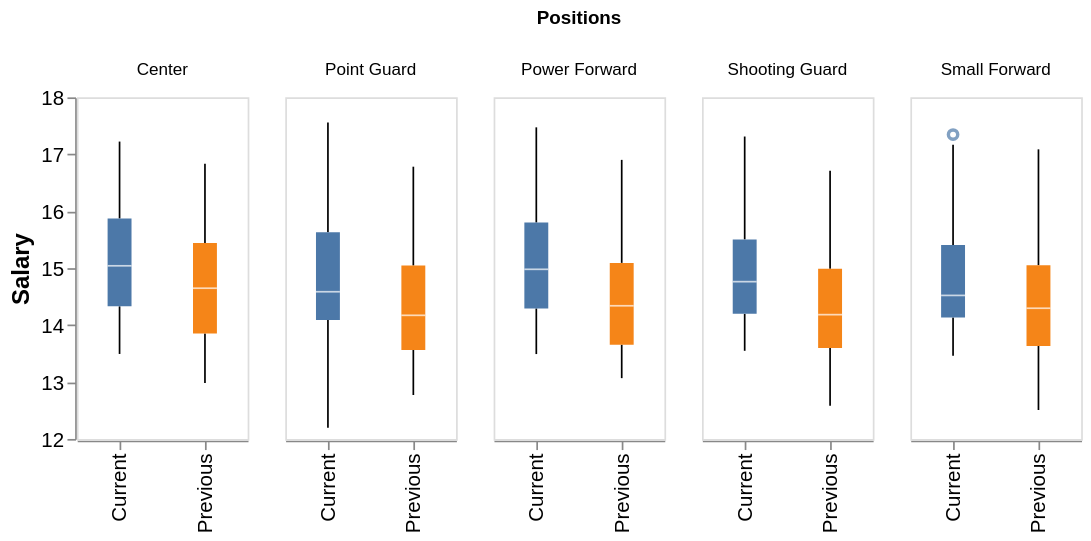

Notebook source saved alongside this figure:
### Markdown cell above
An additional plot that is useful for Exploratory Data Analysis (EDA) is the box & whisker plot. The shape of this box plot shows the distribution of the data and any outliers therein. The center line of the box shows the median value for that box and we can notice that every player position in the Current Era has a higher median compared to the Previous Era. Additionally, for the Small Forward position, we see that in the Current Era, since the median line is closer to the bottom of the box the data is positively skewed (or skewed right) and the cirlce at the top indicates that there is an outlier. The length of the whiskers also indicate the skewness of the data and it can be observed that except for the Point Guard position in the Current Era, every whisker at the top of the box plot have a longer length. This indicates that the data is positively skewed as well.

### Code cell
# Code to plot a Box * Whisker plot

charts = alt.Chart(df_grouped).mark_boxplot().encode(
    x=alt.X('Era:N', title=None),
    y=alt.Y('Salary:Q', title='Salary', scale=alt.Scale(domain=[12, 18])),
    color=alt.Color('Era:N', legend=None),
    column=alt.Column('Positions:N')
).properties(
    width=100,  
    height=200 
)

box_charts = charts.configure_axis(
    labelFontSize=12,
    titleFontSize=14,
    grid=False
)

box_charts

### Figure 1 — Vega-Lite specification as saved in the notebook (floating-point values rounded to 4 significant figures; data arrays with more than 128 entries replaced by an {"elided": "..."} marker saying what was removed)
{"config": {"view": {"continuousWidth": 400, "continuousHeight": 300}, "axis": {"grid": false, "labelFontSize": 12, "titleFontSize": 14}}, "data": {"name": "data-a2f85fb272be02ee4ea6759aa23b57dd"}, "mark": "boxplot", "encoding": {"color": {"field": "Era", "legend": null, "type": "nominal"}, "column": {"field": "Positions", "type": "nominal"}, "x": {"field": "Era", "title": null, "type": "nominal"}, "y": {"field": "Salary", "scale": {"domain": [12, 18]}, "title": "Salary", "type": "quantitative"}}, "height": 200, "width": 100, "$schema": "https://vega.github.io/schema/vega-lite/v4.17.0.json", "datasets": {"data-a2f85fb272be02ee4ea6759aa23b57dd": {"elided": "1804 records"}}}
